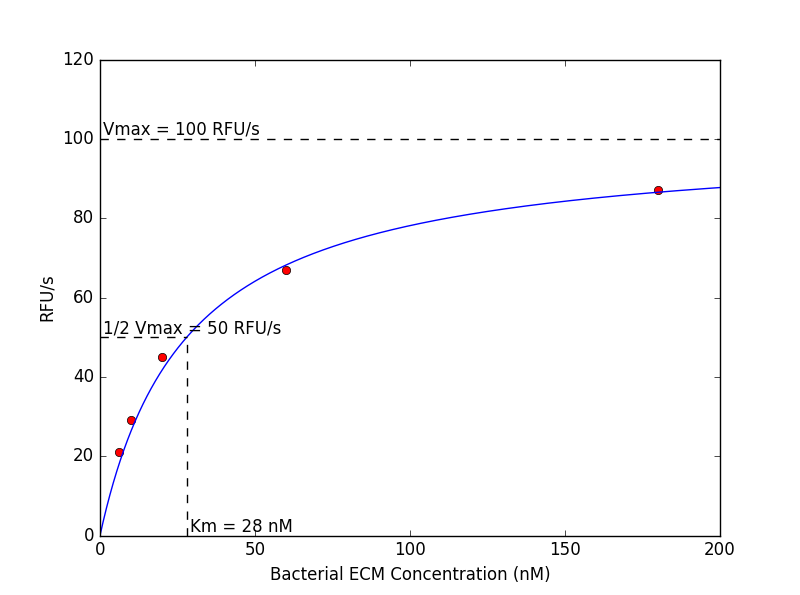

Reproduce this figure in Python.
import matplotlib.pyplot as plt
import numpy as np

plt.plot([6, 10, 20, 60, 180], [21, 29, 45, 67, 87], 'ro')
plt.axis([0, 200, 0, 120])

plt.ylabel('RFU/s')
plt.xlabel('Bacterial ECM Concentration (nM)')

x = np.arange(0, 200, 0.1)
y = (100 * x)/(28 + x)

plt.plot(x,y)

plt.plot((0, 200), (100, 100), 'k--')
plt.plot((28, 28), (0, 50), 'k--')
plt.plot((0, 28), (50, 50), 'k--')

plt.annotate('Km = 28 nM', xy=(28, 0), xytext=(29, 1),)
plt.annotate('1/2 Vmax = 50 RFU/s', xy=(0, 50), xytext=(1, 51),)
plt.annotate('Vmax = 100 RFU/s', xy=(0, 100), xytext=(1, 101),)

plt.show()
